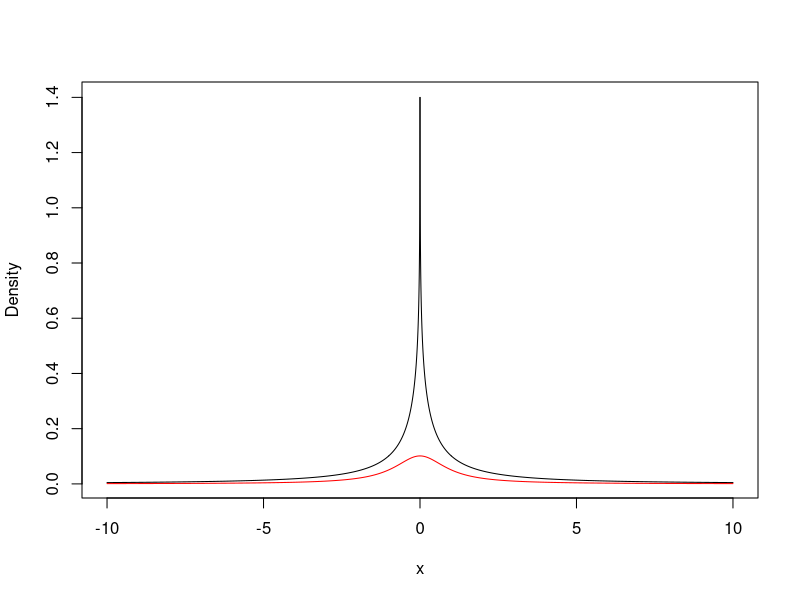

The R script that drew this image:
## ---- chunk 1
set.seed(1)
x <- rcauchy(n=10^4); y <- rcauchy(n=10^4)
r <- x/y

#Quantiles of cauchy 
quantile(x, c(0.025, 0.05, 0.25, 0.5, 0.75, 0.95, 0.975))

#Quantiles of ratio of cauchy
quantile(r, c(0.025, 0.05, 0.25, 0.5, 0.75, 0.95, 0.975))
## ---- chunk 2
x <- seq(-10, 10, by=0.001)
gx <- 1/(pi^2*(1+x^2)) #Standard Cauchy
fx <- (log(x^2))/(pi^2 * (x^2-1)) #Ratio

plot(x,fx,type="l",ylab="Density")
lines(x,gx,type="l", col="red")
